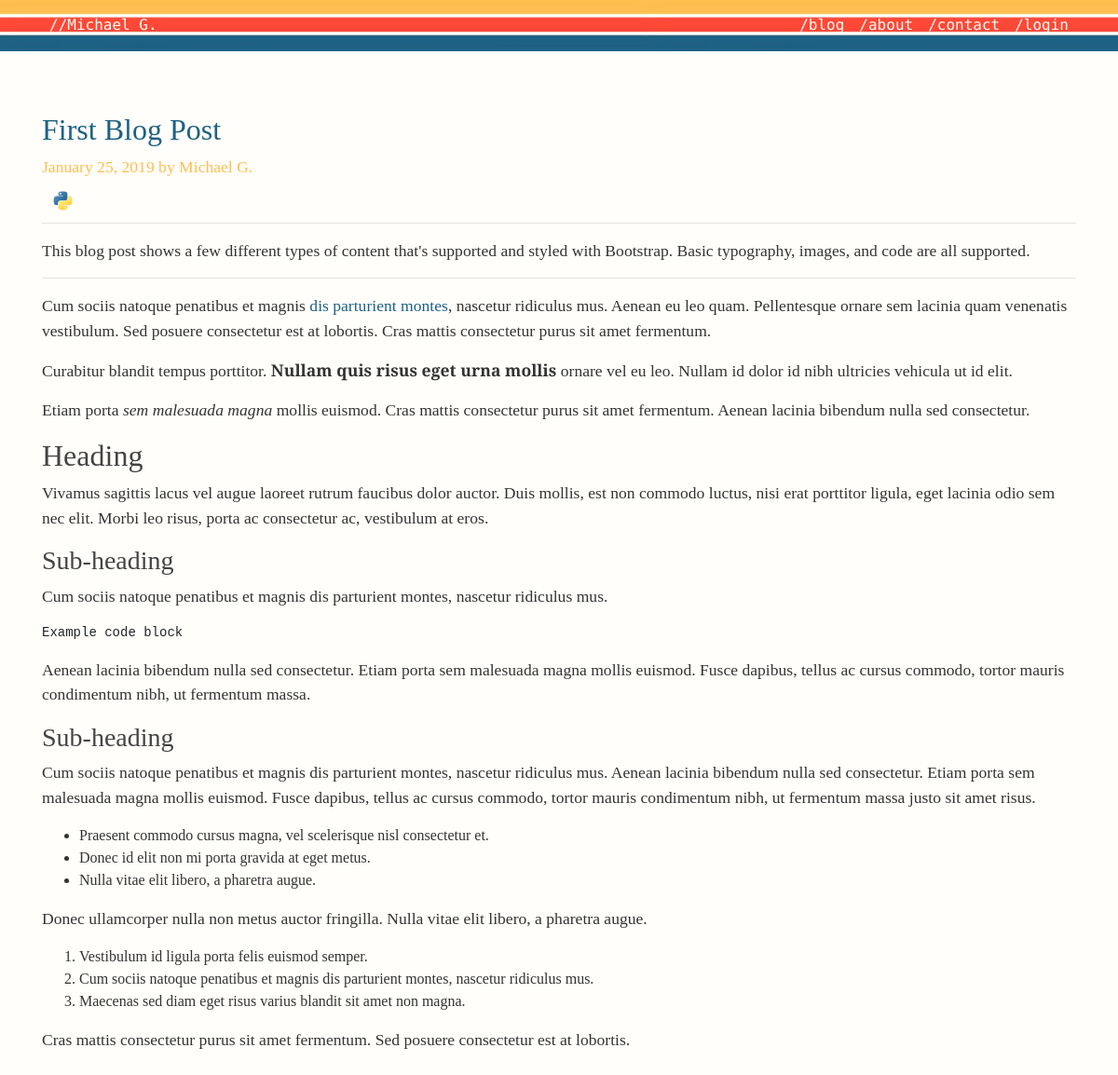
The app's page /post/first-blog-post with its own data.
### personal_blog/models.py (models this page shows, shortened)
class Post(ResourceMixin, db.Model):
    id = db.Column(db.Integer, primary_key=True)
    title = db.Column(db.String(100), nullable=False)
    slug = db.Column(db.String(100), unique=True, nullable=False)
    date_posted = db.Column(db.DateTime, nullable=False, default=datetime.utcnow)
    content = db.Column(db.Text, nullable=False)
    user_id = db.Column(db.Integer, db.ForeignKey('user.id'), nullable=False)
    tags = db.relationship('Tag', secondary=posts_and_tags, lazy='subquery', backref=db.backref('pages', lazy=True))

class User(ResourceMixin, UserMixin, db.Model):
    id = db.Column(db.Integer, primary_key=True)
    username = db.Column(db.String(20), unique=True, nullable=False)
    alias = db.Column(db.String(20), unique=True, nullable=False)
    email = db.Column(db.String(120), unique=True, nullable=False)
    image_file = db.Column(db.String(20), nullable=False, default='default.jpg')
    password = db.Column(db.String(60), nullable=False)
    posts = db.relationship('Post', backref='author', lazy=True)

class Tag(ResourceMixin, db.Model):
    id = db.Column(db.Integer, primary_key=True)
    slug = db.Column(db.String(20), unique=True, nullable=False)
    tag_name = db.Column(db.String(20), unique=True, nullable=False)
    image_file = db.Column(db.String(20), nullable=False, default='default.jpg')

### personal_blog/views.py (the view)
@app.route("/post/<slug>")
def post(slug):
    post = Post.query.filter_by(slug=slug).first_or_404()
    print(post)
    return render_template('post.html', title=post.title, post=post)

### personal_blog/lib/util_sqlalchemy.py (called while the page is built)
    def __str__(self):
        obj_id = hex(id(self))
        columns = self.__table__.c.keys()
        values = ', '.join("%s=%r" % (n, getattr(self, n)) for n in columns)
        return '<%s %s(%s)>' % (obj_id, self.__class__.__name__, values)

### personal_blog/templates/post.html (shortened to what this page needs)
{% extends "layout.html" %} {% block content %}
<div class="row" id="blog_post">
    <div class="blog-post">
        <div class="row">
            <article class="media content-section">
                <div class="col-sm-12 blog-main">
                    <div class="media-body">
                        <div class="article-metadata">
                            <h2> <a href="{{ url_for('post', slug=post.slug) }}">{{ post.title }}</a></h2>
                            <p class="blog-post-meta">{{ post.date_posted.strftime('%B %d, %Y') }} by {{ post.author.alias }} </p>
                            {% for tag in post.tags %}
                            <a href="{{ url_for('tag_posts', slug=tag.slug) }}" , title="{{ tag.tag_name }}">
                                <img class="img-fluid rounded-circle article-img" src="{{ url_for('static', filename='images/tags/'+ tag.image_file) }}">
                            </a>
                            {% endfor %}
                        </div>
                        <p class="article-content">{{ post.content|safe }}</p>
                    </div>
            </article>
            </div>
        </div>
    </div>
    {% endblock content %}

### personal_blog/static/main.css (style rules this page uses)
a { color: #1d6184; }
.blog-post-meta { font-family: 'Zilla Slab', serif; }
body { background: #fffefa; color: #333333; margin-top: 5rem; font-family: 'Zilla Slab', serif; font-weight: 400; font-style: normal; }
h1, h2, h3, h4, h5, h6 { color: #444444; font-family: 'Zilla Slab', serif; }
p { font-size: 1.1rem; }
.article-content { white-space: pre-line; }
.article-img { width: 45px; padding: .5rem ; }
.article-metadata { padding-bottom: 1px; margin-bottom: 4px; border-bottom: 1px solid #e3e3e3 }
.blog-post { margin-bottom: 3rem; }
#blog_post { padding-top: 40px; }
.blog-post-meta { color: #febe50; margin-bottom: 0rem; }

### records on screen
Post: title "First Blog Post", date_posted "January 25, 2019", content "This blog post shows a few different types of content that's supported and styled with Bootstrap. Basic typography, images, and code are all supported. Cum sociis natoque penatibus et magnis dis parturient montes , nascetur ridiculus mus. Aenean eu leo quam. Pellentesque ornare sem lacinia quam venenatis vestibulum. Sed posuere consectetur est at lobortis. Cras mattis consectetur purus sit amet fermentum. Curabitur blandit tempus porttitor. Nullam quis risus eget urna mollis ornare vel eu leo. Nullam id dolor id nibh ultricies vehicula ut id elit. Etiam porta sem malesuada magna mollis euismod. Cras mattis consectetur purus sit amet fermentum. Aenean lacinia bibendum nulla sed consectetur.…"
User: author.alias "Michael G."
Tag: image_file (picture)
